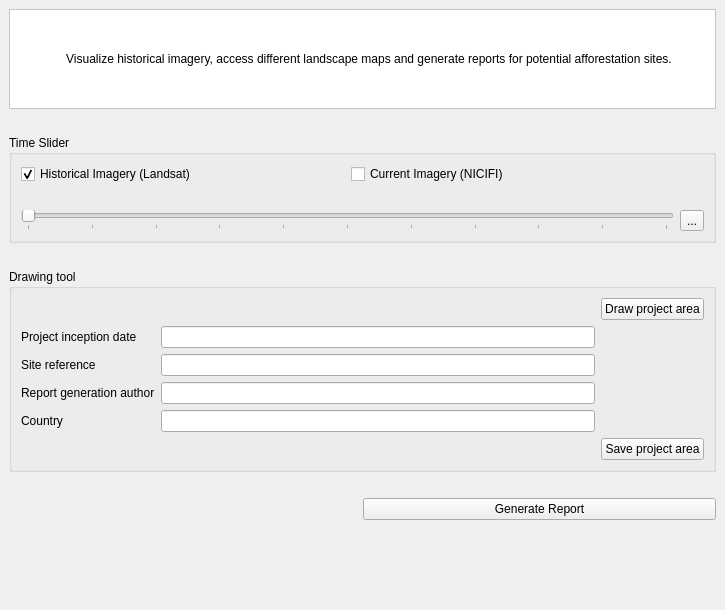
<?xml version="1.0" encoding="UTF-8"?>
<ui version="4.0">
 <class>main_dockwidget</class>
 <widget class="QDockWidget" name="main_dockwidget">
  <property name="geometry">
   <rect>
    <x>0</x>
    <y>0</y>
    <width>725</width>
    <height>610</height>
   </rect>
  </property>
  <property name="windowTitle">
   <string>GEA Afforestation tool</string>
  </property>
  <widget class="QWidget" name="dock_widget_contents">
   <layout class="QVBoxLayout" name="verticalLayout">
    <item>
     <widget class="QFrame" name="frame">
      <property name="sizePolicy">
       <sizepolicy hsizetype="Preferred" vsizetype="MinimumExpanding">
        <horstretch>0</horstretch>
        <verstretch>0</verstretch>
       </sizepolicy>
      </property>
      <property name="minimumSize">
       <size>
        <width>0</width>
        <height>100</height>
       </size>
      </property>
      <property name="maximumSize">
       <size>
        <width>16777215</width>
        <height>100</height>
       </size>
      </property>
      <property name="autoFillBackground">
       <bool>false</bool>
      </property>
      <property name="styleSheet">
       <string notr="true">background-color: rgb(255, 255, 255);</string>
      </property>
      <property name="frameShape">
       <enum>QFrame::StyledPanel</enum>
      </property>
      <property name="frameShadow">
       <enum>QFrame::Raised</enum>
      </property>
      <layout class="QHBoxLayout" name="horizontalLayout">
       <item>
        <widget class="QLabel" name="icon_la">
         <property name="sizePolicy">
          <sizepolicy hsizetype="Fixed" vsizetype="Fixed">
           <horstretch>0</horstretch>
           <verstretch>0</verstretch>
          </sizepolicy>
         </property>
         <property name="maximumSize">
          <size>
           <width>91</width>
           <height>81</height>
          </size>
         </property>
         <property name="text">
          <string/>
         </property>
         <property name="pixmap">
          <pixmap>../../../../../../../../../../../../../../.designer/icons/icon.png</pixmap>
         </property>
         <property name="scaledContents">
          <bool>true</bool>
         </property>
        </widget>
       </item>
       <item>
        <widget class="QLabel" name="label_123">
         <property name="sizePolicy">
          <sizepolicy hsizetype="MinimumExpanding" vsizetype="Expanding">
           <horstretch>0</horstretch>
           <verstretch>0</verstretch>
          </sizepolicy>
         </property>
         <property name="text">
          <string>&lt;html&gt;&lt;head/&gt;&lt;body&gt;&lt;p align=&quot;center&quot;&gt;Visualize historical imagery, access different landscape maps and generate reports for potential afforestation sites.&lt;/p&gt;&lt;/body&gt;&lt;/html&gt;</string>
         </property>
         <property name="scaledContents">
          <bool>false</bool>
         </property>
         <property name="wordWrap">
          <bool>true</bool>
         </property>
         <property name="openExternalLinks">
          <bool>true</bool>
         </property>
        </widget>
       </item>
      </layout>
     </widget>
    </item>
    <item>
     <spacer name="horizontalSpacer_3">
      <property name="orientation">
       <enum>Qt::Horizontal</enum>
      </property>
      <property name="sizeHint" stdset="0">
       <size>
        <width>40</width>
        <height>20</height>
       </size>
      </property>
     </spacer>
    </item>
    <item>
     <widget class="QGroupBox" name="groupBox">
      <property name="title">
       <string>Time Slider</string>
      </property>
      <layout class="QGridLayout" name="gridLayout">
       <item row="2" column="0" colspan="2">
        <widget class="QSlider" name="time_slider">
         <property name="maximum">
          <number>10</number>
         </property>
         <property name="orientation">
          <enum>Qt::Horizontal</enum>
         </property>
         <property name="tickPosition">
          <enum>QSlider::TicksBelow</enum>
         </property>
        </widget>
       </item>
       <item row="0" column="1">
        <widget class="QCheckBox" name="nicfi_imagery">
         <property name="text">
          <string>Current Imagery (NICIFI)</string>
         </property>
         <attribute name="buttonGroup">
          <string notr="true">buttonGroup</string>
         </attribute>
        </widget>
       </item>
       <item row="0" column="0">
        <widget class="QCheckBox" name="historical_imagery">
         <property name="text">
          <string>Historical Imagery (Landsat)</string>
         </property>
         <property name="checked">
          <bool>true</bool>
         </property>
         <attribute name="buttonGroup">
          <string notr="true">buttonGroup</string>
         </attribute>
        </widget>
       </item>
       <item row="2" column="2">
        <widget class="QToolButton" name="play_btn">
         <property name="toolTip">
          <string>Play animation</string>
         </property>
         <property name="text">
          <string>...</string>
         </property>
        </widget>
       </item>
       <item row="1" column="0">
        <widget class="QLabel" name="temporal_range_la">
         <property name="text">
          <string/>
         </property>
        </widget>
       </item>
      </layout>
     </widget>
    </item>
    <item>
     <spacer name="horizontalSpacer_2">
      <property name="orientation">
       <enum>Qt::Horizontal</enum>
      </property>
      <property name="sizeHint" stdset="0">
       <size>
        <width>40</width>
        <height>20</height>
       </size>
      </property>
     </spacer>
    </item>
    <item>
     <widget class="QGroupBox" name="groupBox_2">
      <property name="title">
       <string>Drawing tool</string>
      </property>
      <layout class="QGridLayout" name="gridLayout_2">
       <item row="0" column="2">
        <widget class="QPushButton" name="pushButton_2">
         <property name="text">
          <string>Draw project area</string>
         </property>
        </widget>
       </item>
       <item row="5" column="1">
        <widget class="QLineEdit" name="lineEdit_3"/>
       </item>
       <item row="4" column="1">
        <widget class="QLineEdit" name="lineEdit_2"/>
       </item>
       <item row="1" column="1">
        <widget class="QLineEdit" name="lineEdit"/>
       </item>
       <item row="1" column="0">
        <widget class="QLabel" name="label_2">
         <property name="text">
          <string>Project inception date</string>
         </property>
        </widget>
       </item>
       <item row="6" column="1">
        <widget class="QLineEdit" name="lineEdit_4"/>
       </item>
       <item row="7" column="2">
        <widget class="QPushButton" name="pushButton_3">
         <property name="text">
          <string>Save project area</string>
         </property>
        </widget>
       </item>
       <item row="4" column="0">
        <widget class="QLabel" name="label_3">
         <property name="text">
          <string>Site reference</string>
         </property>
        </widget>
       </item>
       <item row="5" column="0">
        <widget class="QLabel" name="label_4">
         <property name="text">
          <string>Report generation author</string>
         </property>
        </widget>
       </item>
       <item row="6" column="0">
        <widget class="QLabel" name="label_5">
         <property name="text">
          <string>Country</string>
         </property>
        </widget>
       </item>
      </layout>
     </widget>
    </item>
    <item>
     <spacer name="horizontalSpacer_4">
      <property name="orientation">
       <enum>Qt::Horizontal</enum>
      </property>
      <property name="sizeHint" stdset="0">
       <size>
        <width>40</width>
        <height>20</height>
       </size>
      </property>
     </spacer>
    </item>
    <item>
     <layout class="QHBoxLayout" name="horizontalLayout_6">
      <item>
       <spacer name="horizontalSpacer">
        <property name="orientation">
         <enum>Qt::Horizontal</enum>
        </property>
        <property name="sizeHint" stdset="0">
         <size>
          <width>40</width>
          <height>20</height>
         </size>
        </property>
       </spacer>
      </item>
      <item>
       <widget class="QPushButton" name="pushButton">
        <property name="sizePolicy">
         <sizepolicy hsizetype="Expanding" vsizetype="Fixed">
          <horstretch>0</horstretch>
          <verstretch>0</verstretch>
         </sizepolicy>
        </property>
        <property name="text">
         <string>Generate Report</string>
        </property>
       </widget>
      </item>
     </layout>
    </item>
    <item>
     <spacer name="verticalSpacer">
      <property name="orientation">
       <enum>Qt::Vertical</enum>
      </property>
      <property name="sizeHint" stdset="0">
       <size>
        <width>20</width>
        <height>40</height>
       </size>
      </property>
     </spacer>
    </item>
   </layout>
  </widget>
 </widget>
 <resources/>
 <connections/>
 <buttongroups>
  <buttongroup name="buttonGroup"/>
 </buttongroups>
</ui>
